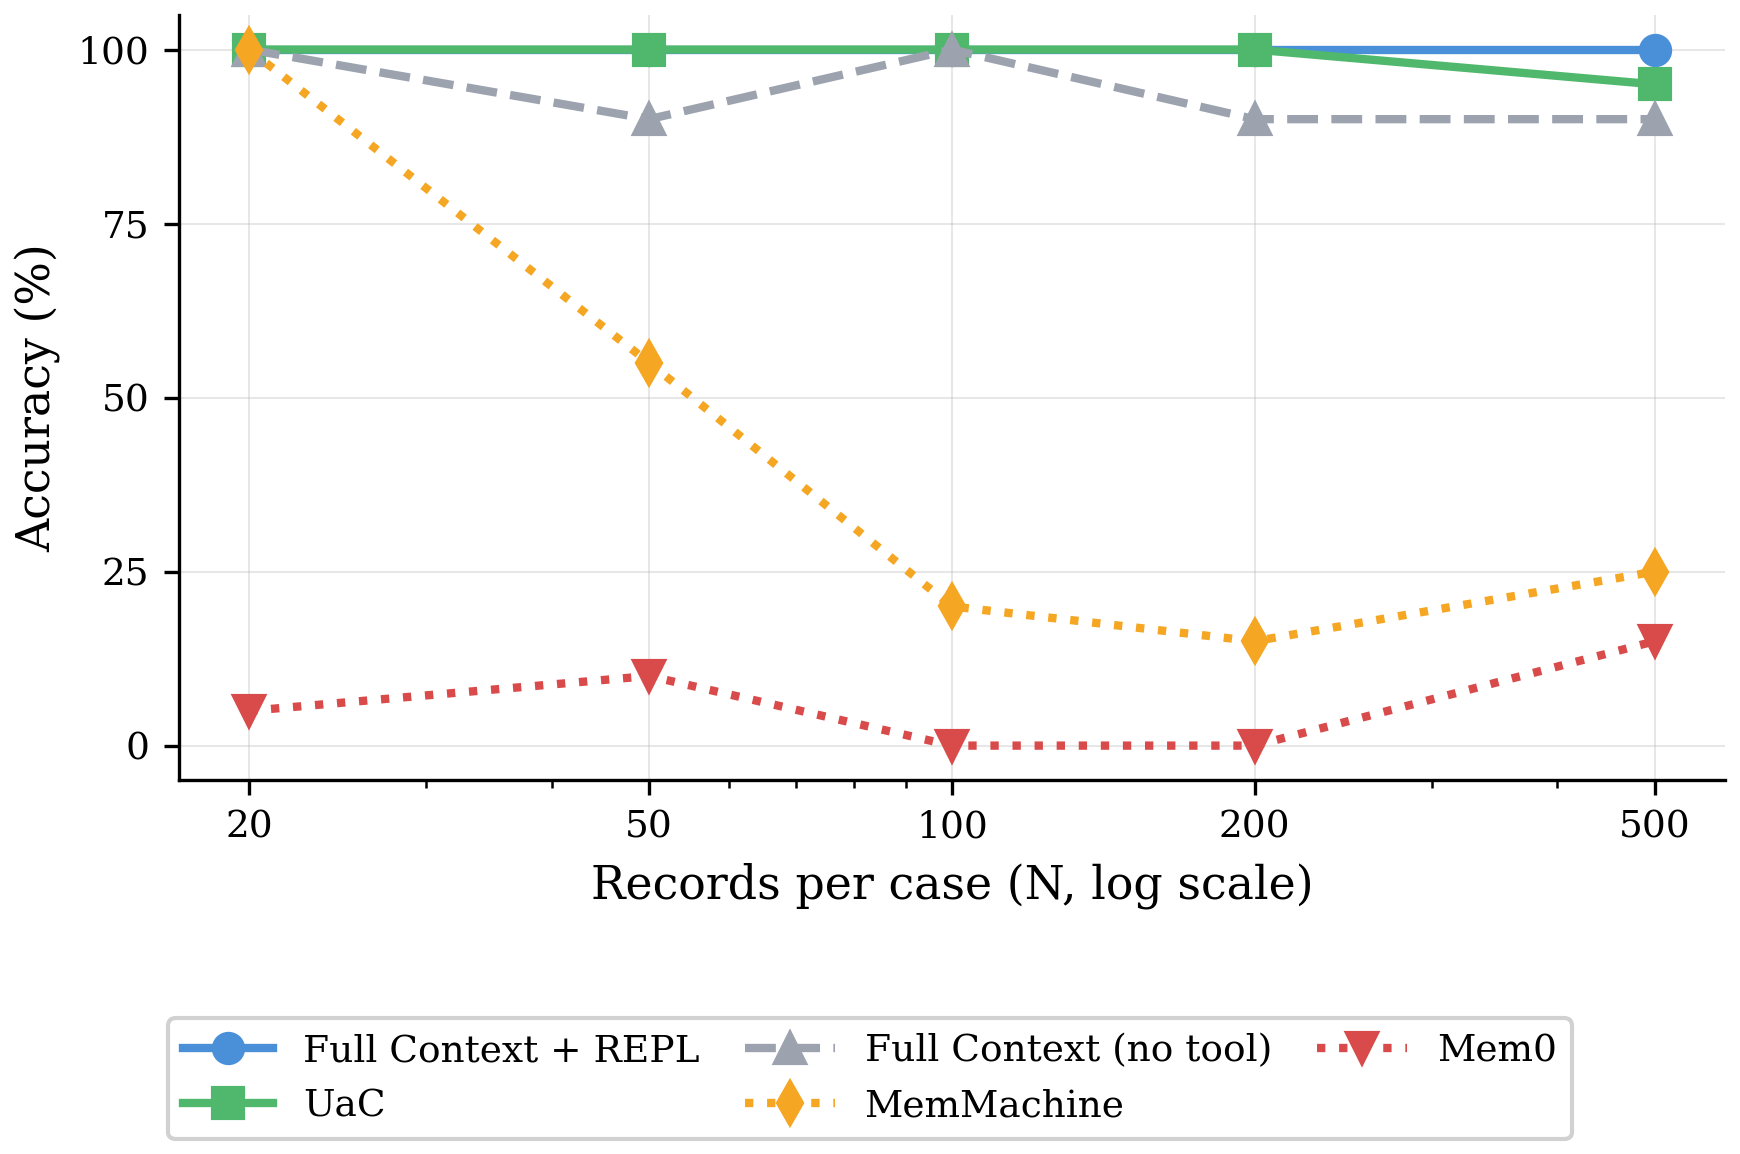

Write Python code to recreate this figure.
"""Generate the analytical-benchmark scaling-by-N figure.

A line plot of accuracy vs N for each system, highlighting how UaC and
FC+REPL stay flat while MemMachine collapses and Full Context (no tool)
degrades past N=100.
"""
import json
import pathlib
import sys

import matplotlib

matplotlib.use("Agg")
import matplotlib.pyplot as plt

sys.path.insert(0, str(pathlib.Path(__file__).parent))
from generate_figures import BLUE, GREEN, ORANGE, RED, GRAY, PURPLE  # noqa: E402

R = pathlib.Path(__file__).resolve().parent.parent / "experiments" / "results"

# The paper repository does not ship the raw experiment directory. Keep the
# published per-N values here so the committed figure remains reproducible;
# local raw results take precedence when they are available.
PUBLISHED_PER_N = {
    "fc_repl": {20: 100, 50: 100, 100: 100, 200: 100, 500: 100},
    "uac_v5": {20: 100, 50: 100, 100: 100, 200: 100, 500: 95},
    "full_context": {20: 100, 50: 90, 100: 100, 200: 90, 500: 90},
    "memmachine": {20: 100, 50: 55, 100: 20, 200: 15, 500: 25},
    "mem0": {20: 5, 50: 10, 100: 0, 200: 0, 500: 15},
}

plt.rcParams.update({
    "font.family": "serif",
    "font.size": 10,
    "axes.labelsize": 11,
    "axes.titlesize": 12,
    "legend.fontsize": 9,
    "savefig.dpi": 300,
    "savefig.bbox": "tight",
    "savefig.pad_inches": 0.05,
})


def per_n(name):
    path = R / f"analytical_{name}.json"
    if not path.exists():
        return PUBLISHED_PER_N.get(name)
    d = json.load(open(path))
    out = {}
    for v in d["by_case"].values():
        n = v["n"]
        out.setdefault(n, [0, 0])
        out[n][0] += 1
        if v.get("correct"):
            out[n][1] += 1
    return {n: c / max(t, 1) * 100 for n, (t, c) in out.items()}


def main():
    systems = [
        ("fc_repl", "Full Context + REPL", BLUE, "o", "-"),
        ("uac_v5", "UaC", GREEN, "s", "-"),
        ("full_context", "Full Context (no tool)", GRAY, "^", "--"),
        ("memmachine", "MemMachine", ORANGE, "d", ":"),
        ("mem0", "Mem0", RED, "v", ":"),
    ]
    ns = [20, 50, 100, 200, 500]
    # Reserve a separate band below the axes for the legend so it never
    # obscures the accuracy curves.
    fig, ax = plt.subplots(figsize=(6.0, 4.0))
    for name, label, color, marker, ls in systems:
        data = per_n(name)
        if not data:
            continue
        ys = [data.get(n, 0) for n in ns]
        ax.plot(ns, ys, marker=marker, color=color, label=label,
                linewidth=2, markersize=7, linestyle=ls)
    ax.set_xscale("log")
    ax.set_xticks(ns)
    ax.set_xticklabels([str(n) for n in ns])
    ax.set_xlabel("Records per case (N, log scale)")
    ax.set_ylabel("Accuracy (%)")
    ax.set_ylim(-5, 105)
    ax.set_yticks([0, 25, 50, 75, 100])
    ax.grid(True, alpha=0.3, linestyle="-", linewidth=0.5)
    ax.spines["top"].set_visible(False)
    ax.spines["right"].set_visible(False)
    handles, labels = ax.get_legend_handles_labels()
    fig.legend(handles, labels, loc="lower center", bbox_to_anchor=(0.5, 0.01),
               framealpha=0.9, ncol=3, columnspacing=1.2, handlelength=2.4)
    plt.tight_layout(rect=(0, 0.18, 1, 1))
    out = pathlib.Path(__file__).parent / "analytical_scaling.pdf"
    plt.savefig(out)
    plt.savefig(str(out).replace(".pdf", ".png"))
    print(f"Saved {out}")


if __name__ == "__main__":
    main()
